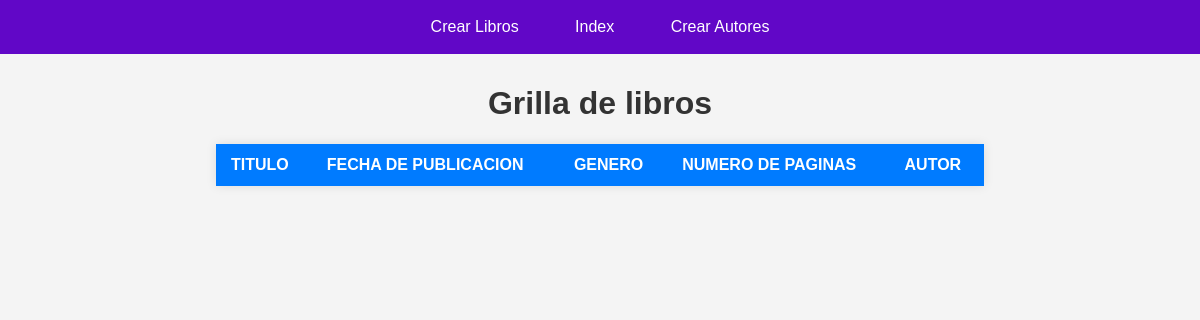
Page /libreria/ on the earlier database version.
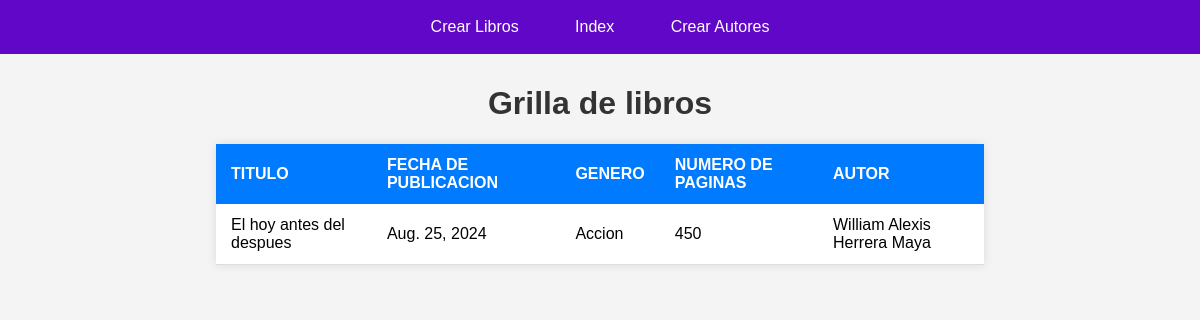
Same page on the later database version.
### libreriaApp/models.py (models this page shows, shortened)
class Libro(models.Model):
    titulo = models.CharField(max_length=50)
    ano = models.DateField()
    genero = models.CharField(max_length=50)
    numeroPaginas = models.IntegerField()
    autor = models.ForeignKey(Autor, on_delete=models.CASCADE)

class Autor(models.Model):
    rut = models.CharField(max_length=10)
    nombreAutor = models.CharField(max_length=50)
    fechaNacimiento = models.DateField()
    email = models.EmailField()
    def __str__(self):
        return self.nombreAutor

### libreriaApp/views.py (the view)
# urls.py: path('', views.inicio, name='inicio'),
def inicio(request):
    libros = Libro.objects.all()
    return render(request, 'libreriaApp/index.html', {'libros': libros})

### libreriaApp/templates/libreriaApp/index.html (shortened to what this page needs)
{% load static %}
<!DOCTYPE html>
<html lang="en">
<head>
    <link rel="stylesheet" href="{% static 'css/styles.css' %}">
</head>
<body>
    {% include 'libreriaApp/navBar.html' %}
    <div>
        <h1>Grilla de libros</h1>
        <table>
            <thead>
                <tr>
                    <th>Titulo</th>
                    <th>Fecha de Publicacion</th>
                    <th>Genero</th>
                    <th>Numero de Paginas</th>
                    <th>autor</th>
                </tr>
            </thead>
            <tbody>
                {% for libro in libros %}
                    <tr>
                        <td>{{ libro.titulo }}</td>
                        <td>{{ libro.ano }}</td>
                        <td>{{ libro.genero }}</td>
                        <td>{{ libro.numeroPaginas }}</td>
                        <td>{{ libro.autor }}</td>
                    </tr>
                {% endfor %}
            </tbody>
        </table>
    </div>
    <div>
    </div>
</body>
</html>

### libreriaApp/templates/libreriaApp/navBar.html (shortened to what this page needs)
{% load static %}
<!DOCTYPE html>
<html lang="en">
<head>
    <link rel="stylesheet" href="{% static 'css/stylesnb.css' %}">
</head>
<body>
    <nav>
        <ul>
            <li><a href="{% url 'libros' %}">Crear Libros</a></li>
            <li><a href="{% url 'inicio' %}">Index</a></li>
            <li><a href="{% url 'autores' %}">Crear Autores</a></li>
        </ul>
    </nav>
</body>
</html>

### libreriaApp/static/css/styles.css (style rules this page uses)
body { font-family: Arial, sans-serif; margin: 0; padding: 20px; background-color: #f5f5f5; }
h1 { text-align: center; color: #333; }
table { width: 80%; margin: 20px auto; border-collapse: collapse; background-color: #fff; box-shadow: 0 0 10px rgba(0, 0, 0, 0.1); }
th, td { padding: 12px 15px; text-align: left; }
th { background-color: #007BFF; color: #fff; text-transform: uppercase; font-weight: bold; }
td { border-bottom: 1px solid #ddd; }
tbody tr:nth-child(odd) { background-color: #fff; }
div { max-width: 80%; margin: 0 auto; padding: 10px; }

### libreriaApp/static/css/stylesnb.css (style rules this page uses)
body { font-family: Arial, sans-serif; margin: 0; padding: 0; background-color: #f4f4f4; }
nav { background-color: #6107c7; padding: 10px 0; }
nav ul { list-style-type: none; margin: 0; padding: 0; text-align: center; }
nav ul li { display: inline; margin-right: 20px; }
nav ul li a { color: #fff; text-decoration: none; padding: 8px 16px; display: inline-block; transition: background-color 0.3s ease; }
nav ul li:last-child { margin-right: 0; }

Differences in the rows shown:
added Libro: titulo "El hoy antes del despues", ano "Aug. 25, 2024", genero "Accion", numeroPaginas "450", autor "William Alexis Herrera Maya"
